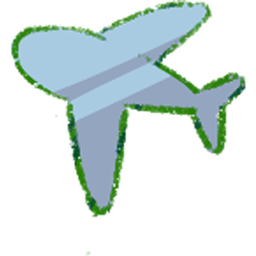
#> input picture src/assets/Chibi_character_splitting/kfk/Airplane.png, 256 x 256 px
$ python -i split_icons.py   (imports and definitions only)
#> lines starting #> are read from the running program, lines starting #| are printed output that depends on the picture; after the words box and inside, x2 and y2 are one past the last pixel; in counts of white or black regions, pixels touching at a corner belong together
"""
Split a PNG containing multiple separated elements into individual PNG files.
Uses alpha-channel mask + MaxFilter dilation + BFS connected components.
"""
import sys
import numpy as np
from PIL import Image, ImageFilter
from collections import deque
from pathlib import Path


def find_components(mask: np.ndarray, dilation: int = 40) -> list[list[tuple[int, int]]]:
    """Dilate mask then BFS to find connected components."""
    mask_img = Image.fromarray((mask * 255).astype(np.uint8), "L")
    dilated = np.array(mask_img.filter(ImageFilter.MaxFilter(size=dilation * 2 + 1))) > 0

    ys, xs = np.where(dilated)
    foreground = set(zip(ys.tolist(), xs.tolist()))
    visited: set[tuple[int, int]] = set()
    components: list[list[tuple[int, int]]] = []

    for start in zip(ys.tolist(), xs.tolist()):
        if start in visited:
            continue
        queue: deque[tuple[int, int]] = deque([start])
        visited.add(start)
        group: list[tuple[int, int]] = [start]
        while queue:
            y, x = queue.popleft()
            for dy in (-1, 0, 1):
                for dx in (-1, 0, 1):
                    nb = (y + dy, x + dx)
                    if nb not in visited and nb in foreground:
                        visited.add(nb)
                        queue.append(nb)
                        group.append(nb)
        components.append(group)

    # largest components first
    components.sort(key=len, reverse=True)
    return components


def tight_bbox(component: list[tuple[int, int]], mask: np.ndarray) -> tuple[int, int, int, int]:
    """Find the tight bounding box of actual content pixels within a component region."""
    comp_ys = [p[0] for p in component]
    comp_xs = [p[1] for p in component]
    min_y, max_y = min(comp_ys), max(comp_ys)
    min_x, max_x = min(comp_xs), max(comp_xs)

    region = mask[min_y : max_y + 1, min_x : max_x + 1]
    rows = np.any(region, axis=1)
    cols = np.any(region, axis=0)

    y1 = min_y + int(np.argmax(rows))
    y2 = min_y + int(len(rows) - np.argmax(rows[::-1]) - 1)
    x1 = min_x + int(np.argmax(cols))
    x2 = min_x + int(len(cols) - np.argmax(cols[::-1]) - 1)
    return x1, y1, x2, y2


def split_png(input_path: str, output_prefix: str, n: int = 2, padding: int = 24) -> None:
#> called with output_prefix = 'out.png', n = 2, padding = 24
    img = Image.open(input_path).convert("RGBA")
#> img is the input picture: PIL image 256x256 RGBA; mean R, G, B, A 46.1, 61.7, 57.8, 83.9
    arr = np.array(img)
    h, w = arr.shape[:2]
#> h = 256; w = 256

    mask = arr[:, :, 3] > 10  # alpha-based content mask
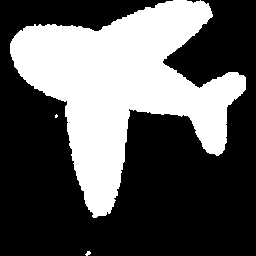
#> mask: shape (256, 256) bool; 35.4% white; 3 white regions (2 under 20 px), largest, box (x1, y1, x2, y2) and area: (10, 0, 246, 218) 23140

    components = find_components(mask)[:n]
#> in find_components, `dilated = np.array(mask_img.filter(ImageFilter.MaxFilter(size=dilation..`:
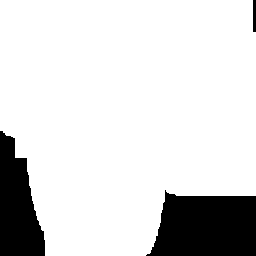
#> dilated: shape (256, 256) bool; 85.1% white; 3 black regions, box (x1, y1, x2, y2) and area: (146, 190, 256, 256) 5876, (0, 131, 45, 256) 3817, (253, 0, 256, 32) 96
#> in find_components, `foreground = set(zip(ys.tolist(), xs.tolist()))`: foreground = 55747 items
#> the loop in find_components, `for start in zip(ys.tolist(), xs.tolist()):` made 55747 passes
#> start on passes 2 to 4: (0, 1), (0, 2), (0, 3)
#> after the loop in find_components, `for start in zip(ys.tolist(), xs.tolist()):`: components = 1 item; visited = 55747 items
#> components = 1 item
    print(f"{Path(input_path).name}: found {len(components)} component(s)")
#| Airplane.png: found 1 component(s)

    for i, comp in enumerate(components):
        x1, y1, x2, y2 = tight_bbox(comp, mask)
        cx1 = max(0, x1 - padding)
        cy1 = max(0, y1 - padding)
        cx2 = min(w, x2 + padding + 1)
        cy2 = min(h, y2 + padding + 1)
        cropped = img.crop((cx1, cy1, cx2, cy2))
        out = f"{output_prefix}_{i + 1}.png"
        cropped.save(out)
        print(f"  -> {out}  ({cx2 - cx1} x {cy2 - cy1} px)")
#> this loop made 1 pass
#> (min_y in tight_bbox, max_y in tight_bbox, min_x in tight_bbox, max_x in tight_bbox, y1, y2, x1, x2) on pass 1: (0, 255, 0, 255, 0, 255, 10, 245)
#|   -> out.png_1.png  (256 x 256 px)


# [4 lines not run here, left out]

>>> result = split_png('../src/assets/Chibi_character_splitting/kfk/Airplane.png', 'out.png')

$ run again, on src/assets/Chibi_character_splitting/kfk/Sign.png
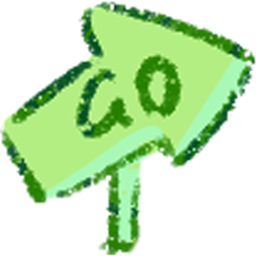
#> input picture src/assets/Chibi_character_splitting/kfk/Sign.png, 256 x 256 px
#> in split_png, img is the input picture: PIL image 256x256 RGBA; mean R, G, B, A 66, 103.5, 51.4, 123
#> in split_png, `mask = arr[:, :, 3] > 10`:
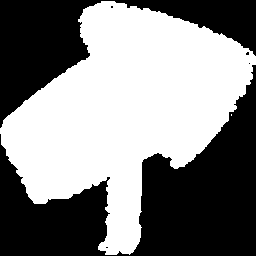
#> mask: shape (256, 256) bool; 51.7% white; 6 black regions (4 under 20 px), largest, box (x1, y1, x2, y2) and area: (0, 65, 256, 256) 20852, (0, 0, 256, 128) 10808
#> in find_components, `dilated = np.array(mask_img.filter(ImageFilter.MaxFilter(size=dilation..`:
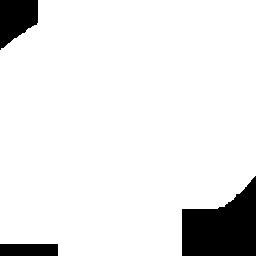
#> dilated: shape (256, 256) bool; 90.7% white; 3 black regions, box (x1, y1, x2, y2) and area: (182, 176, 256, 256) 4026, (0, 0, 38, 50) 1366, (0, 244, 58, 256) 696
#> foreground = 59448 items
#> the loop in find_components, `for start in zip(ys.tolist(), xs.tolist()):` made 59448 passes
#> start on passes 2 to 4: (0, 39), (0, 40), (0, 41)
#> after the loop in find_components, `for start in zip(ys.tolist(), xs.tolist()):`: components = 1 item; visited = 59448 items
#> in split_png, `components = find_components(mask)[:n]`: components = 1 item
#| Sign.png: found 1 component(s)
#> the loop in split_png, `for i, comp in enumerate(components):` made 1 pass
#> (min_y in tight_bbox, max_y in tight_bbox, min_x in tight_bbox, max_x in tight_bbox, y1, y2, x1, x2) on pass 1: (0, 255, 0, 255, 1, 254, 0, 255)
#> (printed output is left out)
